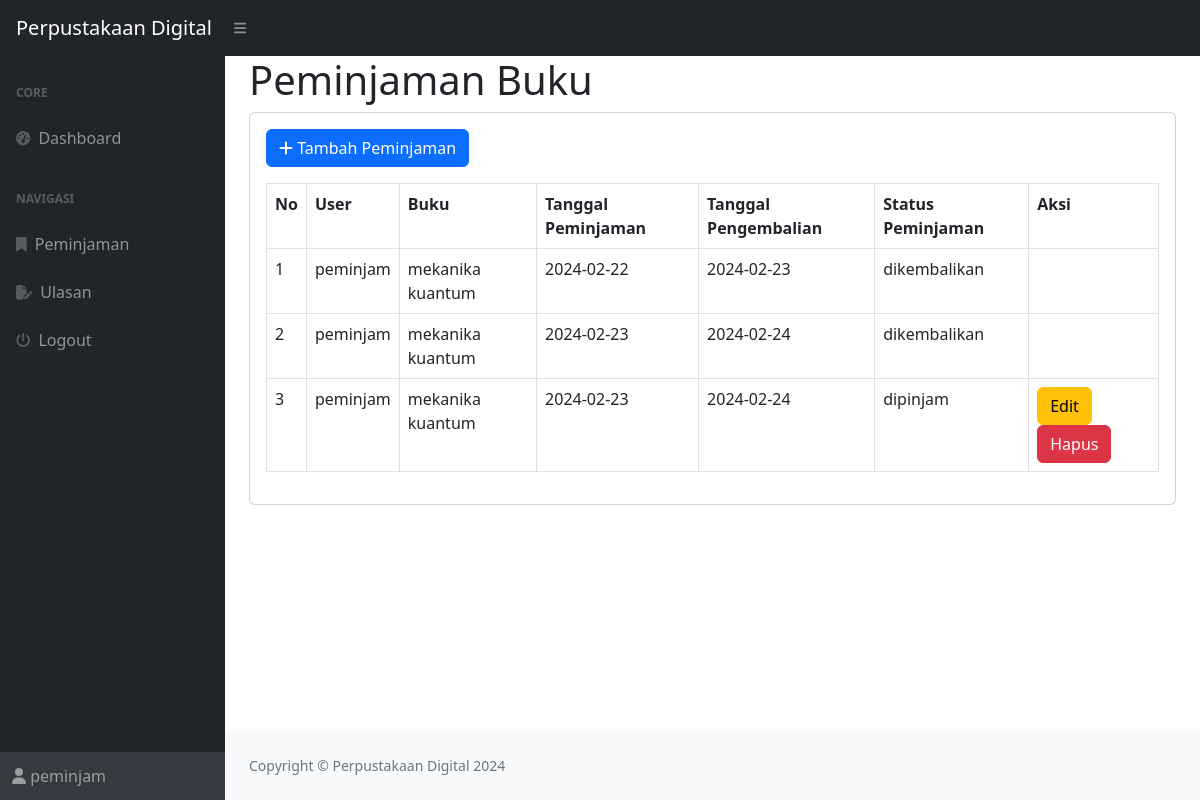
/index.php?page=peminjaman (signed in), run on the app's committed database.
### tables this page shows
CREATE TABLE `peminjaman` (
  `id_peminjaman` int(11) NOT NULL,
  `id_user` int(11) DEFAULT NULL,
  `id_buku` int(11) DEFAULT NULL,
  `tanggal_peminjaman` varchar(255) DEFAULT NULL,
  `tanggal_pengembalian` varchar(255) DEFAULT NULL,
  `status_peminjaman` enum('dipinjam','dikembalikan') DEFAULT NULL
);

CREATE TABLE `user` (
  `id_user` int(11) NOT NULL,
  `username` varchar(255) DEFAULT NULL,
  `nama` varchar(255) DEFAULT NULL,
  `password` varchar(255) DEFAULT NULL,
  `email` varchar(255) DEFAULT NULL,
  `alamat` text DEFAULT NULL,
  `no_telepon` varchar(255) DEFAULT NULL,
  `role` enum('admin','petugas','peminjam') DEFAULT NULL
);

CREATE TABLE `buku` (
  `id_buku` int(11) NOT NULL,
  `id_kategori` int(11) DEFAULT NULL,
  `judul` varchar(255) DEFAULT NULL,
  `penulis` varchar(255) DEFAULT NULL,
  `penerbit` varchar(255) DEFAULT NULL,
  `tahun_terbit` int(11) DEFAULT NULL,
  `deskripsi` text DEFAULT NULL
);

### peminjaman.php (the view)
<h1 class="mt=4">Peminjaman Buku</h1>
<div class="card">
    <div class="card-body">
        <div class="row">
            <div class="col-mb-12">
                <a href="?page=peminjaman_tambah" target="_blank" class="btn btn-primary mb-3"><i class="fa fa-plus"></i> Tambah Peminjaman</a>
                <table class="table table-bordered" id="dataTable" width="100%" cellspacing="0">
                    <tr>
                        <th>No</th>
                        <th>User</th>
                        <th>Buku</th>
                        <th>Tanggal Peminjaman</th>
                        <th>Tanggal Pengembalian</th>
                        <th>Status Peminjaman</th>
                        <th>Aksi</th>
                    </tr>
                    <?php
                    $i = 1;
                    $query = mysqli_query($koneksi, "SELECT*FROM peminjaman LEFT JOIN user on user.id_user = peminjaman.id_user LEFT JOIN buku on buku.id_buku = peminjaman.id_buku WHERE peminjaman.id_user=" . $_SESSION['user']['id_user']);
                    while ($data = mysqli_fetch_array($query)) {
                    ?>
                        <tr>
                            <td><?php echo $i++; ?></td>
                            <td><?php echo $data['nama']; ?></td>
                            <td><?php echo $data['judul']; ?></td>
                            <td><?php echo $data['tanggal_peminjaman']; ?></td>
                            <td><?php echo $data['tanggal_pengembalian']; ?></td>
                            <td><?php echo $data['status_peminjaman']; ?></td>
                            <td>
                                <?php
                                if ($data['status_peminjaman'] != 'dikembalikan') {
                                ?>
                                    <a href="?page=peminjaman_ubah&&id=<?php echo $data['id_peminjaman']; ?>" class="btn btn-warning">Edit</a>
                                    <a onclick="return confirm('Anda yakin ingin menghapus data ini?');" href="?page=peminjaman_hapus&&id=<?php echo $data['id_peminjaman']; ?>" class="btn btn-danger">Hapus</a>
                                <?php
                                }
                                ?>
                            </td>
                        </tr>
                    <?php
                    }
                    ?>
                </table>
            </div>
        </div>
    </div>
</div>

### data on the page
peminjaman: id_user.nama "peminjam", id_buku.judul "mekanika kuantum", tanggal_peminjaman "2024-02-22", tanggal_pengembalian "2024-02-23", status_peminjaman "dikembalikan"
peminjaman: id_user.nama "peminjam", id_buku.judul "mekanika kuantum", tanggal_peminjaman "2024-02-23", tanggal_pengembalian "2024-02-24", status_peminjaman "dikembalikan"
peminjaman: id_user.nama "peminjam", id_buku.judul "mekanika kuantum", tanggal_peminjaman "2024-02-23", tanggal_pengembalian "2024-02-24", status_peminjaman "dipinjam"

### other printed values
$_SESSION['user']['nama'] "peminjam"
